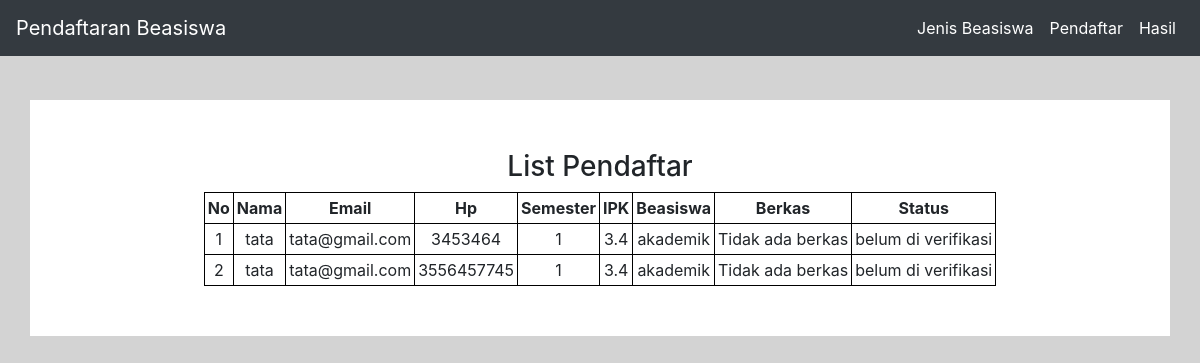
Screenshot of /hasil.php with the database file from the repository.
### tables this page shows
CREATE TABLE `pendaftar` (
  `id` int(11) NOT NULL,
  `nama` varchar(50) NOT NULL,
  `email` varchar(50) NOT NULL,
  `hp` varchar(15) NOT NULL,
  `semester` int(11) NOT NULL,
  `ipk` float NOT NULL,
  `beasiswa` varchar(30) NOT NULL,
  `berkas` varchar(300) NOT NULL,
  `status` varchar(30) NOT NULL
);

### hasil.php (the view, shortened to what this page needs)
<!doctype html>
<html lang="en">
  <head>
    <link rel="stylesheet" href="https://cdn.jsdelivr.net/npm/bootstrap@4.0.0/dist/css/bootstrap.min.css">
    <link rel="stylesheet" href="mycss.css">
  </head>
  <body>
  <?php
  include_once("connection.php");
  $result = mysqli_query($conn, "SELECT * FROM pendaftar");
  ?>
  <nav class="navbar fixed-top navbar-expand-lg navbar navbar-dark bg-dark">
  <a class="navbar-brand" href="index.php">Pendaftaran Beasiswa</a>
  <div class="collapse navbar-collapse" id="navbarNavAltMarkup">
    <div class="navbar-nav ml-auto">
    <a class="nav-item nav-link active" href="index.php">Jenis Beasiswa <span class="sr-only">(current)</span></a>
<a class="nav-item nav-link active" href="pendaftaran.php">Pendaftar <span class="sr-only">(current)</span></a>
<a class="nav-item nav-link active" href="hasil.php">Hasil <span class="sr-only">(current)</span></a>
    </div>
  </div>
</nav>
<div class="container">
  <h3>List Pendaftar</h3>
  <div class="table-responsive">
    <table>
        <thead>
            <tr>
                <th>No</th>
                <th>Nama</th>
                <th>Email</th>
                <th>Hp</th>
                <th>Semester</th>
                <th>IPK</th>
                <th>Beasiswa</th>
                <th>Berkas</th>
                <th>Status</th>
            </tr>
        </thead>
        <?php
    while($user_data = mysqli_fetch_array($result))
    {
  ?>
        <tbody>
            <tr>
                <td><?php echo $user_data['id'];?></td>
                <td><?php echo $user_data['nama'];?></td>
                <td><?php echo $user_data['email'];?></td>
                <td><?php echo $user_data['hp'];?></td>
                <td><?php echo $user_data['semester'];?></td>
                <td><?php echo $user_data['ipk'];?></td>
                <td><?php echo $user_data['beasiswa'];?></td>
                <td>
                <?php
                $file_path = 'upload/' . $user_data['berkas'];
                if (file_exists($file_path)) {
                  ?>
                  <a href="<?php echo $file_path; ?>" target="_blank">
                    Lihat Berkas
                  </a>
                  <?php
                } else {
                  echo 'Tidak ada berkas';
                }
                ?>
              </td>
                <td><?php echo $user_data['status'];?></td>
            </tr>
            <?php
    }
    ?>
        </tbody>
    </table>
     </div>
    </div>
  </body>
</html>

### mycss.css (style rules this page uses)
body { background-color: lightgray; }
.container { background-color: white; margin-top: 100px; padding: 50px; }
h3 { text-align: center; }
table { border-collapse: collapse; margin: auto; text-align: center; }
th, td { border: 1px solid black; padding: 3px; }

### rows the page displays
pendaftar: id "1", nama "tata", email "tata@gmail.com", hp "3453464", semester "1", ipk "3.4", beasiswa "akademik", shows "Tidak ada berkas", status "belum di verifikasi"
pendaftar: id "2", nama "tata", email "tata@gmail.com", hp "3556457745", semester "1", ipk "3.4", beasiswa "akademik", shows "Tidak ada berkas", status "belum di verifikasi"
